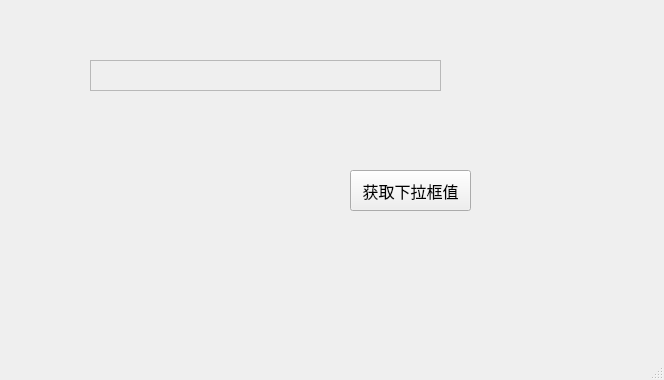
<?xml version="1.0" encoding="UTF-8"?>
<ui version="4.0">
 <class>MainWindow</class>
 <widget class="QMainWindow" name="MainWindow">
  <property name="geometry">
   <rect>
    <x>0</x>
    <y>0</y>
    <width>664</width>
    <height>380</height>
   </rect>
  </property>
  <property name="windowTitle">
   <string>MainWindow</string>
  </property>
  <widget class="QWidget" name="centralwidget">
   <widget class="QFrame" name="frameBox">
    <property name="geometry">
     <rect>
      <x>90</x>
      <y>60</y>
      <width>351</width>
      <height>31</height>
     </rect>
    </property>
    <property name="frameShape">
     <enum>QFrame::Shape::StyledPanel</enum>
    </property>
    <property name="frameShadow">
     <enum>QFrame::Shadow::Raised</enum>
    </property>
   </widget>
   <widget class="QPushButton" name="pushButton">
    <property name="geometry">
     <rect>
      <x>350</x>
      <y>170</y>
      <width>121</width>
      <height>41</height>
     </rect>
    </property>
    <property name="font">
     <font>
      <pointsize>12</pointsize>
     </font>
    </property>
    <property name="text">
     <string>获取下拉框值</string>
    </property>
   </widget>
  </widget>
  <widget class="QMenuBar" name="menubar">
   <property name="geometry">
    <rect>
     <x>0</x>
     <y>0</y>
     <width>664</width>
     <height>21</height>
    </rect>
   </property>
  </widget>
  <widget class="QStatusBar" name="statusbar"/>
 </widget>
 <resources/>
 <connections/>
</ui>
